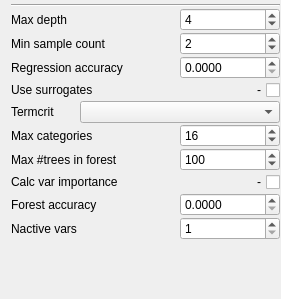
            <widget class="QWidget" name="page_ERT">
             <property name="geometry">
              <rect>
               <x>0</x>
               <y>0</y>
               <width>281</width>
               <height>299</height>
              </rect>
             </property>
             <attribute name="label">
              <string>ERT (Extrimely randomized trees)</string>
             </attribute>
             <layout class="QVBoxLayout" name="verticalLayout_12">
              <property name="spacing">
               <number>1</number>
              </property>
              <property name="topMargin">
               <number>4</number>
              </property>
              <property name="rightMargin">
               <number>1</number>
              </property>
              <property name="bottomMargin">
               <number>1</number>
              </property>
              <item>
               <widget class="Line" name="line_10">
                <property name="orientation">
                 <enum>Qt::Horizontal</enum>
                </property>
               </widget>
              </item>
              <item>
               <layout class="QHBoxLayout" name="horizontalLayout_50">
                <item>
                 <widget class="QLabel" name="label_50">
                  <property name="text">
                   <string>Max depth</string>
                  </property>
                 </widget>
                </item>
                <item>
                 <spacer name="horizontalSpacer_44">
                  <property name="orientation">
                   <enum>Qt::Horizontal</enum>
                  </property>
                  <property name="sizeHint" stdset="0">
                   <size>
                    <width>40</width>
                    <height>20</height>
                   </size>
                  </property>
                 </spacer>
                </item>
                <item>
                 <widget class="QSpinBox" name="spinBox_ERT_MaxDepth">
                  <property name="minimumSize">
                   <size>
                    <width>100</width>
                    <height>0</height>
                   </size>
                  </property>
                  <property name="minimum">
                   <number>1</number>
                  </property>
                  <property name="value">
                   <number>4</number>
                  </property>
                 </widget>
                </item>
               </layout>
              </item>
              <item>
               <layout class="QHBoxLayout" name="horizontalLayout_52">
                <item>
                 <widget class="QLabel" name="label_52">
                  <property name="text">
                   <string>Min sample count</string>
                  </property>
                 </widget>
                </item>
                <item>
                 <spacer name="horizontalSpacer_46">
                  <property name="orientation">
                   <enum>Qt::Horizontal</enum>
                  </property>
                  <property name="sizeHint" stdset="0">
                   <size>
                    <width>40</width>
                    <height>20</height>
                   </size>
                  </property>
                 </spacer>
                </item>
                <item>
                 <widget class="QSpinBox" name="spinBox_ERT_MinSampleCount">
                  <property name="minimumSize">
                   <size>
                    <width>100</width>
                    <height>0</height>
                   </size>
                  </property>
                  <property name="minimum">
                   <number>1</number>
                  </property>
                  <property name="value">
                   <number>2</number>
                  </property>
                 </widget>
                </item>
               </layout>
              </item>
              <item>
               <layout class="QHBoxLayout" name="horizontalLayout_51">
                <item>
                 <widget class="QLabel" name="label_51">
                  <property name="text">
                   <string>Regression accuracy</string>
                  </property>
                 </widget>
                </item>
                <item>
                 <spacer name="horizontalSpacer_45">
                  <property name="orientation">
                   <enum>Qt::Horizontal</enum>
                  </property>
                  <property name="sizeHint" stdset="0">
                   <size>
                    <width>40</width>
                    <height>20</height>
                   </size>
                  </property>
                 </spacer>
                </item>
                <item>
                 <widget class="QDoubleSpinBox" name="doubleSpinBox_ERT_RegressionAccuracy">
                  <property name="minimumSize">
                   <size>
                    <width>100</width>
                    <height>0</height>
                   </size>
                  </property>
                  <property name="decimals">
                   <number>4</number>
                  </property>
                  <property name="maximum">
                   <double>10.000000000000000</double>
                  </property>
                  <property name="singleStep">
                   <double>0.100000000000000</double>
                  </property>
                 </widget>
                </item>
               </layout>
              </item>
              <item>
               <layout class="QHBoxLayout" name="horizontalLayout_49">
                <item>
                 <widget class="QLabel" name="label_49">
                  <property name="text">
                   <string>Use surrogates</string>
                  </property>
                 </widget>
                </item>
                <item>
                 <spacer name="horizontalSpacer_43">
                  <property name="orientation">
                   <enum>Qt::Horizontal</enum>
                  </property>
                  <property name="sizeHint" stdset="0">
                   <size>
                    <width>40</width>
                    <height>20</height>
                   </size>
                  </property>
                 </spacer>
                </item>
                <item>
                 <widget class="QCheckBox" name="checkBox_ERT_UseSurrogates">
                  <property name="layoutDirection">
                   <enum>Qt::RightToLeft</enum>
                  </property>
                  <property name="text">
                   <string>-</string>
                  </property>
                 </widget>
                </item>
               </layout>
              </item>
              <item>
               <layout class="QHBoxLayout" name="horizontalLayout_48">
                <item>
                 <widget class="QLabel" name="label_48">
                  <property name="text">
                   <string>Termcrit</string>
                  </property>
                 </widget>
                </item>
                <item>
                 <spacer name="horizontalSpacer_42">
                  <property name="orientation">
                   <enum>Qt::Horizontal</enum>
                  </property>
                  <property name="sizeHint" stdset="0">
                   <size>
                    <width>40</width>
                    <height>20</height>
                   </size>
                  </property>
                 </spacer>
                </item>
                <item>
                 <widget class="QComboBox" name="comboBox_ERT_TermcritType">
                  <property name="minimumSize">
                   <size>
                    <width>200</width>
                    <height>0</height>
                   </size>
                  </property>
                 </widget>
                </item>
               </layout>
              </item>
              <item>
               <layout class="QHBoxLayout" name="horizontalLayout_47">
                <item>
                 <widget class="QLabel" name="label_38">
                  <property name="text">
                   <string>Max categories</string>
                  </property>
                 </widget>
                </item>
                <item>
                 <spacer name="horizontalSpacer_41">
                  <property name="orientation">
                   <enum>Qt::Horizontal</enum>
                  </property>
                  <property name="sizeHint" stdset="0">
                   <size>
                    <width>40</width>
                    <height>20</height>
                   </size>
                  </property>
                 </spacer>
                </item>
                <item>
                 <widget class="QSpinBox" name="spinBox_ERT_MaxCategories">
                  <property name="minimumSize">
                   <size>
                    <width>100</width>
                    <height>0</height>
                   </size>
                  </property>
                  <property name="minimum">
                   <number>1</number>
                  </property>
                  <property name="value">
                   <number>16</number>
                  </property>
                 </widget>
                </item>
               </layout>
              </item>
              <item>
               <layout class="QHBoxLayout" name="horizontalLayout_46">
                <item>
                 <widget class="QLabel" name="label_47">
                  <property name="text">
                   <string>Max #trees in forest</string>
                  </property>
                 </widget>
                </item>
                <item>
                 <spacer name="horizontalSpacer_40">
                  <property name="orientation">
                   <enum>Qt::Horizontal</enum>
                  </property>
                  <property name="sizeHint" stdset="0">
                   <size>
                    <width>40</width>
                    <height>20</height>
                   </size>
                  </property>
                 </spacer>
                </item>
                <item>
                 <widget class="QSpinBox" name="spinBox_ERT_MaxNumTreesInForest">
                  <property name="minimumSize">
                   <size>
                    <width>100</width>
                    <height>0</height>
                   </size>
                  </property>
                  <property name="minimum">
                   <number>1</number>
                  </property>
                  <property name="maximum">
                   <number>9999</number>
                  </property>
                  <property name="value">
                   <number>100</number>
                  </property>
                 </widget>
                </item>
               </layout>
              </item>
              <item>
               <layout class="QHBoxLayout" name="horizontalLayout_45">
                <item>
                 <widget class="QLabel" name="label_46">
                  <property name="text">
                   <string>Calc var importance</string>
                  </property>
                 </widget>
                </item>
                <item>
                 <spacer name="horizontalSpacer_39">
                  <property name="orientation">
                   <enum>Qt::Horizontal</enum>
                  </property>
                  <property name="sizeHint" stdset="0">
                   <size>
                    <width>40</width>
                    <height>20</height>
                   </size>
                  </property>
                 </spacer>
                </item>
                <item>
                 <widget class="QCheckBox" name="checkBox_ERT_CalcVarImportance">
                  <property name="layoutDirection">
                   <enum>Qt::RightToLeft</enum>
                  </property>
                  <property name="text">
                   <string>-</string>
                  </property>
                 </widget>
                </item>
               </layout>
              </item>
              <item>
               <layout class="QHBoxLayout" name="horizontalLayout_44">
                <item>
                 <widget class="QLabel" name="label_45">
                  <property name="text">
                   <string>Forest accuracy</string>
                  </property>
                 </widget>
                </item>
                <item>
                 <spacer name="horizontalSpacer_38">
                  <property name="orientation">
                   <enum>Qt::Horizontal</enum>
                  </property>
                  <property name="sizeHint" stdset="0">
                   <size>
                    <width>40</width>
                    <height>20</height>
                   </size>
                  </property>
                 </spacer>
                </item>
                <item>
                 <widget class="QDoubleSpinBox" name="doubleSpinBox_ERT_ForestAccuracy">
                  <property name="minimumSize">
                   <size>
                    <width>100</width>
                    <height>0</height>
                   </size>
                  </property>
                  <property name="decimals">
                   <number>4</number>
                  </property>
                  <property name="maximum">
                   <double>10.000000000000000</double>
                  </property>
                  <property name="singleStep">
                   <double>0.100000000000000</double>
                  </property>
                 </widget>
                </item>
               </layout>
              </item>
              <item>
               <layout class="QHBoxLayout" name="horizontalLayout_43">
                <item>
                 <widget class="QLabel" name="label_44">
                  <property name="text">
                   <string>Nactive vars</string>
                  </property>
                 </widget>
                </item>
                <item>
                 <spacer name="horizontalSpacer_37">
                  <property name="orientation">
                   <enum>Qt::Horizontal</enum>
                  </property>
                  <property name="sizeHint" stdset="0">
                   <size>
                    <width>40</width>
                    <height>20</height>
                   </size>
                  </property>
                 </spacer>
                </item>
                <item>
                 <widget class="QSpinBox" name="spinBox_ERT_NativeVars">
                  <property name="minimumSize">
                   <size>
                    <width>100</width>
                    <height>0</height>
                   </size>
                  </property>
                  <property name="minimum">
                   <number>1</number>
                  </property>
                  <property name="value">
                   <number>1</number>
                  </property>
                 </widget>
                </item>
               </layout>
              </item>
              <item>
               <spacer name="verticalSpacer_9">
                <property name="orientation">
                 <enum>Qt::Vertical</enum>
                </property>
                <property name="sizeHint" stdset="0">
                 <size>
                  <width>20</width>
                  <height>23</height>
                 </size>
                </property>
               </spacer>
              </item>
             </layout>
            </widget>
